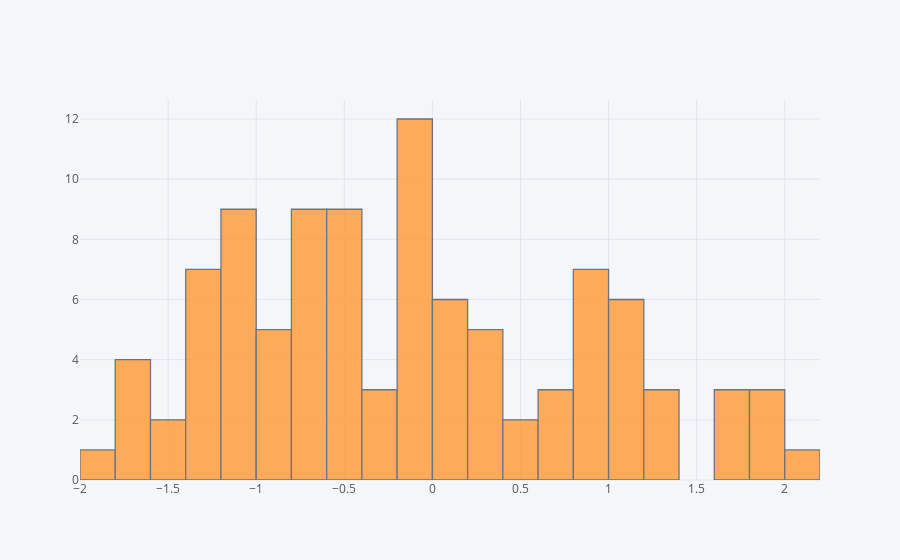

Write notebook code for a chart like this one.
### Markdown cell above
## Histogram

### Code cell
df['A'].iplot(kind='hist',bins=30)

### Figure 1 — Plotly figure (JSON) as saved in the notebook; plotly's stock layout.template omitted (floating-point values rounded to 4 significant figures)
{"data": [{"histfunc": "count", "histnorm": "", "marker": {"color": "rgba(255, 153, 51, 1.0)", "line": {"color": "#4D5663", "width": 1.3}}, "name": "A", "nbinsx": 30, "opacity": 0.8, "orientation": "v", "type": "histogram", "x": [-0.2237, -1.307, 0.4137, -1.462, 0.1298, -0.7018, -0.8266, 0.7625, 0.8001, -1.934, 1.856, -1.772, 1.091, 1.087, -1.086, -0.6453, -0.07361, 1.974, -1.289, 0.9477, -0.256, 0.3122, -1.536, -0.004029, -1.221, -0.4851, 1.811, -0.9015, -1.201, -1.205, -0.9633, 0.7701, -1.092, 1.792, -0.2924, -1.134, 1.666, 0.3716, -0.1949, -1.115, 1.241, -1.133, -0.5844, -1.717, 0.07002, 1.364, -0.7514, 1.265, -0.7832, 0.8241, -0.01297, -0.7594, -0.4805, -0.889, -0.1183, -1.176, -0.6748, -0.133, -0.6821, 0.1972, -1.012, 0.3258, -1.793, -0.6766, -0.8851, 0.9143, 0.04168, 1.66, -0.1718, 0.6334, 1.057, -0.006031, -0.1662, -1.065, -1.376, -0.6652, 1.113, 0.8261, -0.599, -1.627, 0.2363, 0.1955, 0.344, -0.4385, 2.147, 1.146, -0.08747, -0.4087, -0.4076, 0.5695, -1.328, 1.035, -0.4431, 0.1435, 0.8925, -0.04557, -1.151, -0.1535, 0.9958, -0.4534]}], "layout": {"barmode": "overlay", "legend": {"bgcolor": "#F5F6F9", "font": {"color": "#4D5663"}}, "paper_bgcolor": "#F5F6F9", "plot_bgcolor": "#F5F6F9", "titlefont": {"color": "#4D5663"}, "xaxis1": {"gridcolor": "#E1E5ED", "showgrid": true, "tickfont": {"color": "#4D5663"}, "title": "", "titlefont": {"color": "#4D5663"}, "zerolinecolor": "#E1E5ED"}, "yaxis1": {"gridcolor": "#E1E5ED", "showgrid": true, "tickfont": {"color": "#4D5663"}, "title": "", "titlefont": {"color": "#4D5663"}, "zerolinecolor": "#E1E5ED"}}}
